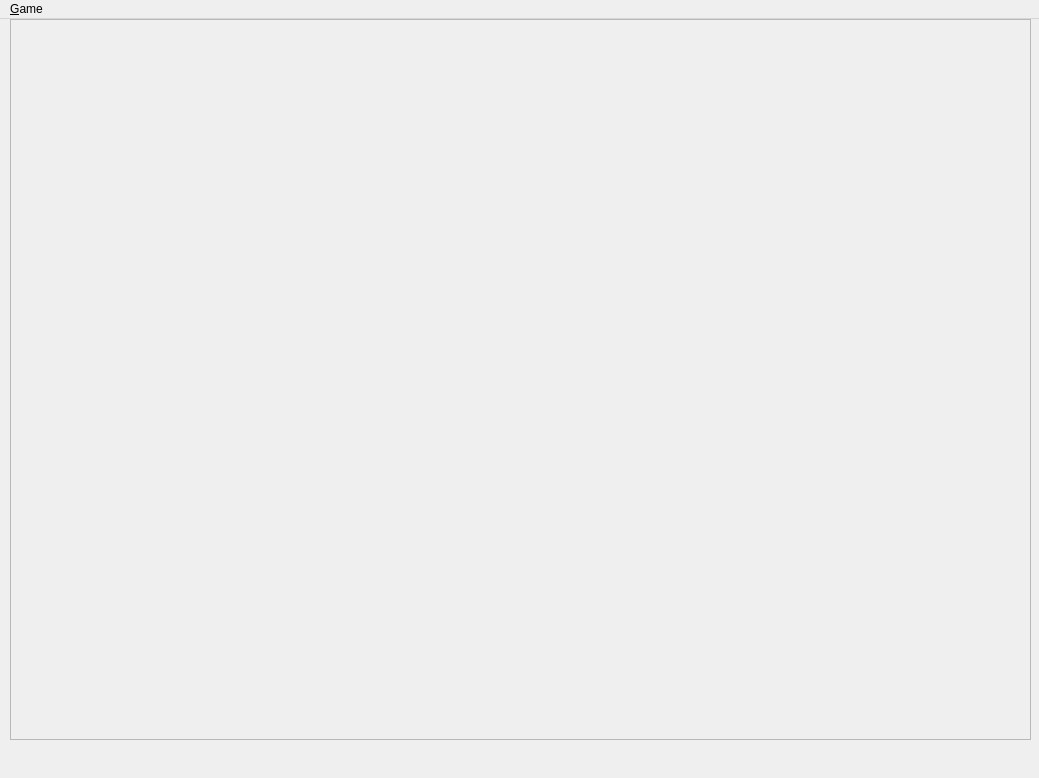
<?xml version="1.0" encoding="UTF-8"?>
<ui version="4.0">
 <class>MainWindow</class>
 <widget class="QMainWindow" name="MainWindow">
  <property name="geometry">
   <rect>
    <x>0</x>
    <y>0</y>
    <width>1039</width>
    <height>778</height>
   </rect>
  </property>
  <property name="sizePolicy">
   <sizepolicy hsizetype="Fixed" vsizetype="Fixed">
    <horstretch>0</horstretch>
    <verstretch>0</verstretch>
   </sizepolicy>
  </property>
  <property name="minimumSize">
   <size>
    <width>1039</width>
    <height>778</height>
   </size>
  </property>
  <property name="maximumSize">
   <size>
    <width>1039</width>
    <height>778</height>
   </size>
  </property>
  <property name="windowTitle">
   <string>ADP Shooter</string>
  </property>
  <widget class="QWidget" name="centralwidget">
   <widget class="QWidget" name="verticalLayoutWidget">
    <property name="geometry">
     <rect>
      <x>10</x>
      <y>0</y>
      <width>1021</width>
      <height>741</height>
     </rect>
    </property>
    <layout class="QVBoxLayout" name="gameLayout">
     <item>
      <widget class="QScrollArea" name="canvasHolder">
       <property name="widgetResizable">
        <bool>true</bool>
       </property>
       <widget class="QWidget" name="scrollAreaWidgetContents">
        <property name="geometry">
         <rect>
          <x>0</x>
          <y>0</y>
          <width>1015</width>
          <height>710</height>
         </rect>
        </property>
       </widget>
      </widget>
     </item>
     <item>
      <layout class="QHBoxLayout" name="metrics">
       <item>
        <widget class="QLabel" name="shootingModeLabel"/>
       </item>
        <item>
        <widget class="QLabel" name="damageLabel"/>
       </item>
       <item>
        <widget class="QLabel" name="speedLabel"/>
       </item>
       <item>
        <widget class="QLabel" name="angleLabel"/>
       </item>
       <item>
        <widget class="QLabel" name="gravityLabel"/>
       </item>
       <item>
        <widget class="QLabel" name="scoreLabel"/>
       </item>
       <item>
        <widget class="QLabel" name="waveLabel"/>
       </item>
      </layout>
     </item>
    </layout>
   </widget>
  </widget>
  <widget class="QMenuBar" name="menubar">
   <property name="geometry">
    <rect>
     <x>0</x>
     <y>0</y>
     <width>1039</width>
     <height>28</height>
    </rect>
   </property>
   <widget class="QMenu" name="menuFile">
    <property name="title">
     <string>&amp;Game</string>
    </property>
    <addaction name="actionNew_game"/>
    <addaction name="actionLoad_game"/>
    <addaction name="separator"/>
    <addaction name="actionExit"/>
   </widget>
   <addaction name="menuFile"/>
  </widget>
  <action name="actionNew_game">
   <property name="text">
    <string>New game</string>
   </property>
  </action>
  <action name="actionLoad_game">
   <property name="text">
    <string>Load game</string>
   </property>
  </action>
  <action name="actionExit">
   <property name="text">
    <string>Exit</string>
   </property>
  </action>
 </widget>
 <resources/>
 <connections>
  <connection>
   <sender>actionExit</sender>
   <signal>triggered()</signal>
   <receiver>MainWindow</receiver>
   <slot>close()</slot>
   <hints>
    <hint type="sourcelabel">
     <x>-1</x>
     <y>-1</y>
    </hint>
    <hint type="destinationlabel">
     <x>399</x>
     <y>299</y>
    </hint>
   </hints>
  </connection>
 </connections>
</ui>
